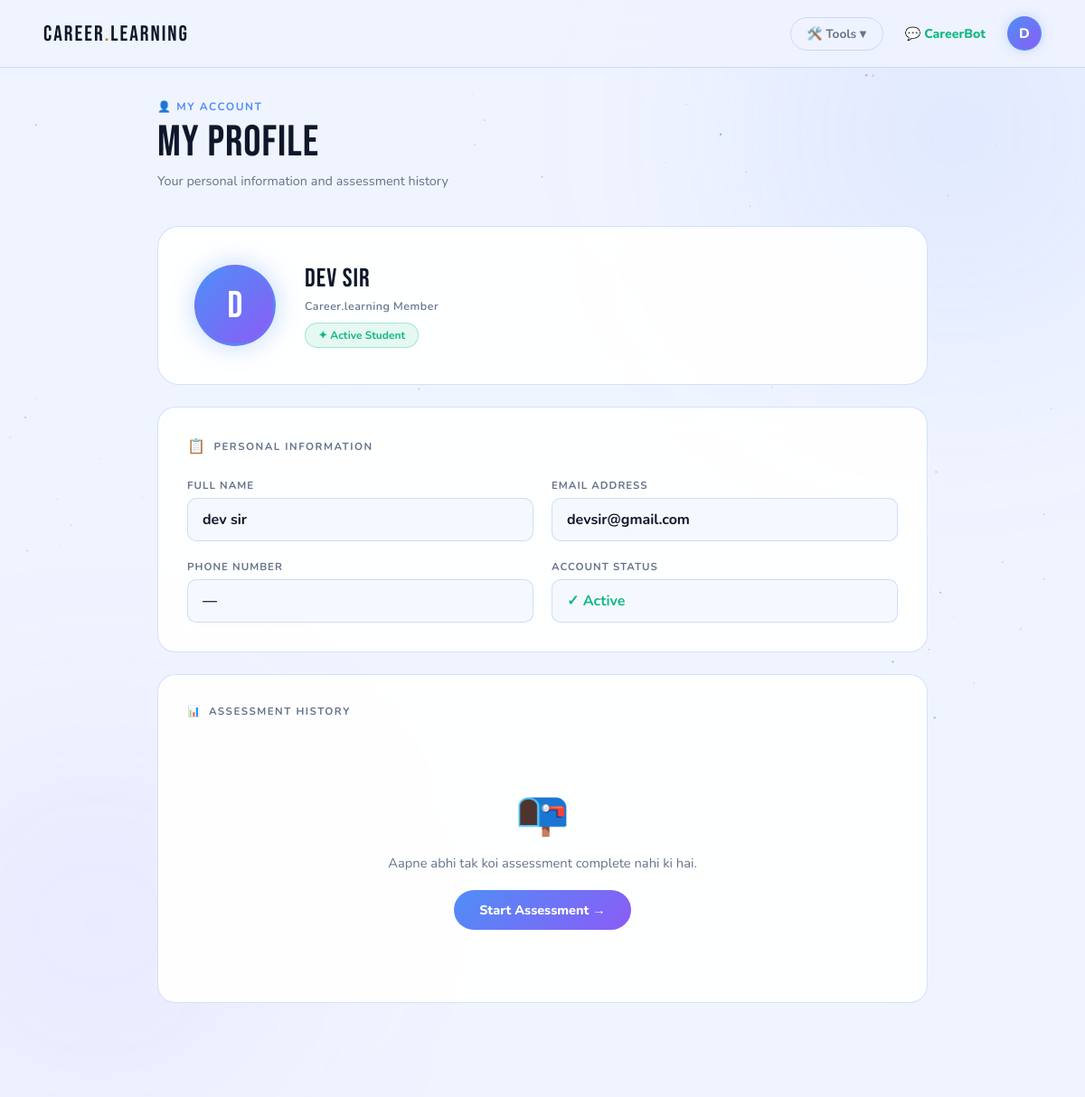
/profile (signed in), run on the app's committed database.
### tables this page shows
CREATE TABLE users (
        id            INTEGER PRIMARY KEY AUTOINCREMENT,
        fullname      TEXT    NOT NULL,
        username      TEXT    UNIQUE NOT NULL,
        email         TEXT    UNIQUE NOT NULL,
        password      TEXT    NOT NULL,
        student_class TEXT,
        is_admin      INTEGER DEFAULT 0,
        is_mentor     INTEGER DEFAULT 0,
        created_at    TIMESTAMP DEFAULT CURRENT_TIMESTAMP
    , phone TEXT);

### career_learning_complete/career_learning/routes.py (the view)
@main.route('/profile')
@login_required
def profile():
    conn = get_db()
    user = conn.execute(
        "SELECT fullname, email, phone FROM users WHERE id=?",
        (session['user_id'],)
    ).fetchone()
    results_raw = conn.execute(
        "SELECT result_type as type, prediction, confidence, created_at "
        "FROM results WHERE user_id=? ORDER BY created_at DESC",
        (session['user_id'],)
    ).fetchall()
    conn.close()
    results = []
    for r in results_raw:
        r = dict(r)
        if isinstance(r.get('created_at'), str):
            try:    r['created_at'] = datetime.strptime(r['created_at'], '%Y-%m-%d %H:%M:%S')
            except: r['created_at'] = None
        results.append(type('Result', (), r)())
    return render_template('profile.html',
        fullname=user['fullname'] if user else '',
        email=user['email'] if user else '',
        phone=user['phone'] if user else '',
        results=results
    )

### career_learning_complete/career_learning/database.py (called while the page is built)
def get_db():
    conn = sqlite3.connect(DB_PATH)
    conn.row_factory = sqlite3.Row
    return conn

### career_learning_complete/career_learning/templates/profile.html (shortened to what this page needs)
<!DOCTYPE html>
<html lang="en">
<head>
</head>
<body>
  <div class="orb orb-1"></div>
  <div class="orb orb-2"></div>
  <nav>
    <a class="logo" href="/">Career<span>.</span>learning</a>
    <div class="nav-right">
      <div class="dropdown">
        <button class="drop-btn">🛠️ Tools ▾</button>
      </div>
      <a href="/chatbot" style="color:var(--green);font-weight:800;">💬 CareerBot</a>
      <div class="profile-wrap" id="profileWrap">
        <div class="profile-avatar-btn" id="profileBtn">{{ fullname[0]|upper if fullname else "S" }}</div>
      </div>
    </div>
  </nav>
  <main>
    <div class="page-header">
      <div class="page-tag">👤 My Account</div>
      <div class="page-title">MY PROFILE</div>
      <div class="page-sub">Your personal information and assessment history</div>
    </div>
    <div class="profile-card">
      <div class="profile-big-avatar">{{ fullname[0]|upper if fullname else "S" }}</div>
      <div class="profile-info">
        <div class="profile-fullname">{{ fullname if fullname else "Student" }}</div>
        <div class="profile-since">Career.learning Member</div>
        <div class="profile-badge">✦ Active Student</div>
      </div>
    </div>
    <div class="info-card">
      <div class="info-card-title"><span>📋</span> Personal Information</div>
      <div class="info-grid">
        <div class="info-field">
          <div class="field-label">Full Name</div>
          <div class="field-value">{{ fullname if fullname else "—" }}</div>
        </div>
        <div class="info-field">
          <div class="field-label">Email Address</div>
          <div class="field-value">{{ email if email else "—" }}</div>
        </div>
        <div class="info-field">
          <div class="field-label">Phone Number</div>
          <div class="field-value">{{ phone if phone else "—" }}</div>
        </div>
        <div class="info-field">
          <div class="field-label">Account Status</div>
          <div class="field-value" style="color:var(--green);">✓ Active</div>
        </div>
      </div>
    </div>
    <div class="history-card">
      <div class="history-title"><span>📊</span> Assessment History</div>
      {% if results and results|length > 0 %}
        {% for r in results %}
        <div class="result-item">
          <div class="result-emoji">
            {% if r.type == '10th' %}🎓{% else %}🚀{% endif %}
          </div>
          <div class="result-info">
            <div class="result-class">Class {{ r.type }} Assessment</div>
            <div class="result-stream">{{ r.prediction }}</div>
            <div class="result-date">{{ r.created_at.strftime('%d %B %Y') if r.created_at else "—" }}</div>
          </div>
          <div class="result-conf">
            <div class="conf-circle">
              <div class="conf-num">{{ r.confidence }}%</div>
              <div class="conf-lbl">Match</div>
            </div>
          </div>
          <a class="result-btn" href="/result">View Result →</a>
        </div>
        {% endfor %}
      {% else %}
        <div class="empty-state">
          <div class="empty-icon">📭</div>
          <div class="empty-text">Aapne abhi tak koi assessment complete nahi ki hai.</div>
          <a class="btn-start" href="/dashboard">Start Assessment →</a>
        </div>
      {% endif %}
    </div>
  </main>
</body>
</html>

### data on the page
users: fullname "D", fullname "dev sir", email "devsir@gmail.com"

### other printed values
{{ phone if phone else "—" }} "—"
